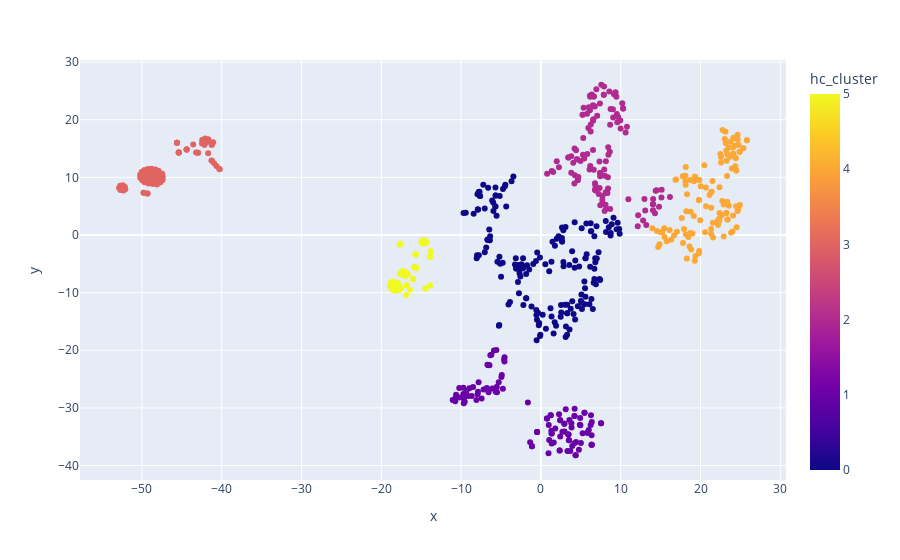

Notebook code cell kept with this figure:
### Code cell
fig = px.scatter(
    df,
    x='x',
    y='y',
    color="hc_cluster",
    hover_data=["short_input_texts", "short_bot_texts","intent","short_entities","action_1"],
    )


fig.show()

### Figure 1 — Plotly figure (JSON) as saved in the notebook; plotly's stock layout.template omitted (floating-point values rounded to 4 significant figures; data arrays with more than 128 entries replaced by an {"elided": "..."} marker saying what was removed)
{"data": [{"customdata": {"elided": "655x5 str values"}, "hovertemplate": "x=%{x}<br>y=%{y}<br>short_input_texts=%{customdata[0]}<br>short_bot_texts=%{customdata[1]}<br>intent=%{customdata[2]}<br>short_entities=%{customdata[3]}<br>action_1=%{customdata[4]}<br>hc_cluster=%{marker.color}<extra></extra>", "legendgroup": "", "marker": {"color": {"elided": "655 int values"}, "coloraxis": "coloraxis", "symbol": "circle"}, "mode": "markers", "name": "", "showlegend": false, "type": "scatter", "x": {"elided": "655 float values"}, "xaxis": "x", "y": {"elided": "655 float values"}, "yaxis": "y"}], "layout": {"coloraxis": {"colorbar": {"title": {"text": "hc_cluster"}}, "colorscale": [[0, "#0d0887"], [0.1111, "#46039f"], [0.2222, "#7201a8"], [0.3333, "#9c179e"], [0.4444, "#bd3786"], [0.5556, "#d8576b"], [0.6667, "#ed7953"], [0.7778, "#fb9f3a"], [0.8889, "#fdca26"], [1, "#f0f921"]]}, "legend": {"tracegroupgap": 0}, "margin": {"t": 60}, "xaxis": {"anchor": "y", "domain": [0, 1], "title": {"text": "x"}}, "yaxis": {"anchor": "x", "domain": [0, 1], "title": {"text": "y"}}}}
